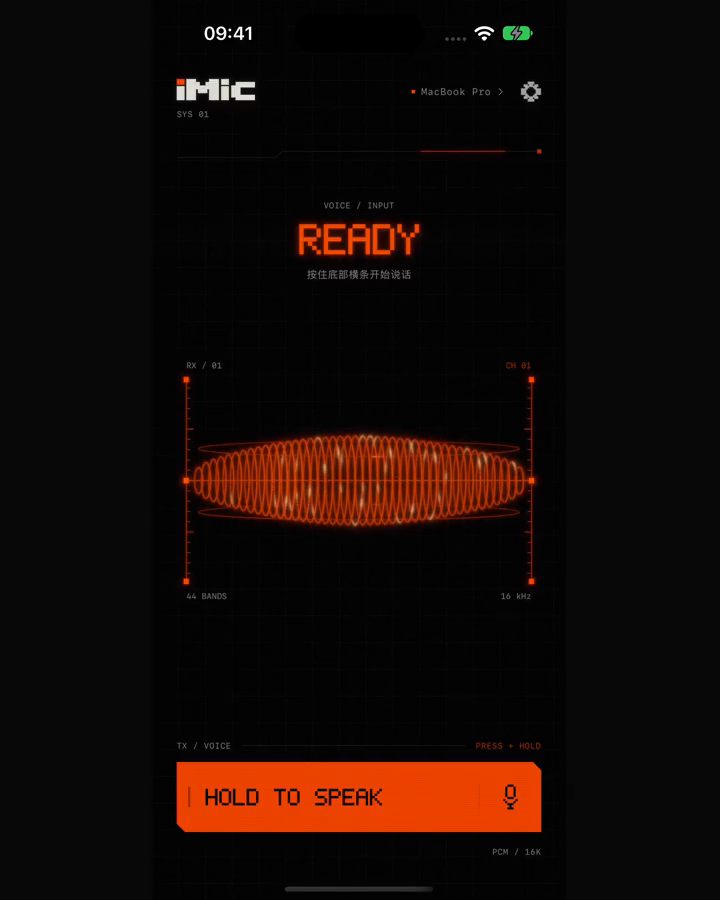
#> input picture site/assets/img/flight.png, 720 x 900 px
$ python -i site-demo-compose.py   (imports and definitions only)
#> lines starting #> are read from the running program, lines starting #| are printed output that depends on the picture
#!/usr/bin/env python3
"""Compose landing-page demo videos from the iPhone and Mac demo recordings.

    site-demo-compose.py <raw-dir> <work-dir> <site-dir> [scene ...]

For each scene this aligns the two recordings by their wall-clock stamps, places the
real iPhone screen and the Mac demo window on one canvas, adds camera moves and impact
punches keyed to the recorded events, cuts dead time with dissolves, closes the loop with
a crossfade, and encodes a 60fps H.264 file (plus a poster). The SOUND scene also gets
the app's own synthesized cues as an audio track and a block visualisation drawn from
those same samples. Nothing here invents product UI: only camera, dissolves, touch
indicators (drawn by the app) and small pixel labels are added.
"""
import json
import math
import os
import re
import subprocess
import sys
import wave

import numpy as np
from PIL import Image, ImageDraw

# [1 line that did not run here, left out]
ONLY = set(sys.argv[4:])
ROOT = os.path.dirname(os.path.dirname(os.path.abspath(__file__)))
FPS = 60
XFADE = 0.30          # dissolve between cut segments
LOOP = 0.40           # end-to-start crossfade that closes the loop
INK = (11, 11, 12)
IVORY = (242, 237, 224)
ORANGE = (255, 92, 26)
# [1 line not run here, left out]


# [6 lines left out: function run, not called in this run]


def probe_duration(path):
    out = run(["ffprobe", "-v", "error", "-show_entries", "format=duration", "-of", "csv=p=0", path]).stdout
    return float(out.strip())


# ---------------------------------------------------------------- pixel labels

def pixel_glyphs():
    source = open(os.path.join(ROOT, "ios/iMic/PixelFont.swift"), encoding="utf-8").read()
    glyphs = {}
    for char, rows in re.findall(r'"(.)":\s*\[((?:"[01]+",?\s*)+)\]', source):
        glyphs[char] = re.findall(r'"([01]+)"', rows)
    return glyphs


# [1 line that did not run here, left out]


# [66 lines left out: functions pixel_label, rounded_mask, bezel, load_scene, not called in this run]


def times(events, kind, **match):
    return [e["t"] for e in events if e["event"] == kind and all(e.get(k) == v for k, v in match.items())]


# [5 lines left out: function first, not called in this run]


# ---------------------------------------------------------------- layouts

LAYOUTS = {
    # canvas is rendered at 2x the output, then the camera crops and scales it down
    "hero": dict(out=(1400, 1120), phone_h=1720, phone_x=60, mac_w=1880, gap=30),
    "hero-mobile": dict(out=(720, 900), phone_h=1040, phone_x=480, mac_w=1300, gap=0),
    "feature": dict(out=(1280, 960), phone_h=1440, phone_x=140, mac_w=1620, gap=70),
}
# The Mac window's upper part is empty chat history: show the latest bubbles and the
# composer, which is where everything happens, so the text stays legible.
MAC_SOURCE = (1656, 1216)
MAC_CROP_TOP = 0.26


# [120 lines left out: functions geometry, smooth_expr, punch_expr, plan, camera_keys, not called in this run]


# ---------------------------------------------------------------- sound

def sound_dir():
    """The app's own rendered cues, copied from the simulator by scripts/site-demo.sh."""
    return os.path.join(RAW, "..", "sounds")


# [6 lines left out: function read_wav, not called in this run]


CUE_LABEL = {"release": "SEND", "result": "TEXT", "polishReady": "POLISH", "delete": "DEL", "clear": "CLEAR",
             "bowArmed": "ARMED", "snapReturn": "RETURN"}


# [150 lines left out: functions sound_overlay, map_time, render_segment, join_and_loop, encode, not called in this run]


def build(scene, name=None, kind=None):
    name = name or scene
    kind = kind or ("hero" if scene == "hero" else "feature")
    g = geometry(kind)
    events, mac_delay = load_scene(scene)
    p = plan(scene, events)
    keys = camera_keys(p["cam"], g)
    parts = []
    for i, seg in enumerate(p["segs"]):
        part = os.path.join(WORK, f"{name}-seg{i}.mov")
        render_segment(scene, kind, g, events, mac_delay, seg, keys, p["beats"], p["labels"], part)
        parts.append(part)
    master = os.path.join(WORK, f"{name}-master.mov")
    durations, length = join_and_loop(parts, master)
    # Output start of each segment in body time (before the loop trim).
    segments_out, cursor = [], 0.0
    for (start, end), d in zip(p["segs"], durations):
        segments_out.append((start, end, cursor))
        cursor += d - XFADE

    audio = None
    if scene == "sound":
        frames = os.path.join(WORK, "sound-viz")
        os.makedirs(frames, exist_ok=True)
        viz_w, viz_h = 860, 180
        cues = sound_overlay(events, segments_out, length, (viz_w, viz_h), os.path.join(frames, "%05d.png"))
        with_viz = os.path.join(WORK, "sound-viz.mov")
        # Centred under the Mac window, in the empty band below it.
        vx = int((g["mx"] + g["mw"] / 2) / 2 - 380)
        vy = int((g["my"] + g["mh"]) / 2 + 36)
        run(["ffmpeg", "-v", "error", "-y", "-i", master, "-framerate", str(FPS), "-i", os.path.join(frames, "%05d.png"),
             "-filter_complex", f"[0:v][1:v]overlay={vx}:{vy}:shortest=1[v]",
             "-map", "[v]", "-r", str(FPS), "-c:v", "libx264", "-preset", "medium", "-crf", "12", "-pix_fmt", "yuv420p", with_viz])
        master = with_viz
        audio = os.path.join(WORK, "sound-mix.wav")
        inputs, parts_a = [], []
        for i, (start, key, rate, data) in enumerate(cues):
            inputs += ["-i", os.path.join(sound_dir(), f"{key}.wav")]
            parts_a.append(f"[{i}:a]adelay={int(start * 1000)}:all=1[a{i}]")
        mix = "".join(f"[a{i}]" for i in range(len(cues)))
        run(["ffmpeg", "-v", "error", "-y", *inputs, "-filter_complex",
             ";".join(parts_a) + f";{mix}amix=inputs={len(cues)}:normalize=0,apad,atrim=0:{length:.3f},"
             f"loudnorm=I=-16:TP=-1.5:LRA=11[a]", "-map", "[a]", "-ar", "44100", audio])

    # Keep both hero variants under the former first-screen transfer cost.
    budget = 1_000_000 if scene == "hero" else 2_500_000
    final = os.path.join(SITE, "assets/video", f"{name}.mp4")
    crf, size = encode(master, audio, final, budget)
    poster_t = map_time(p["poster"], segments_out) or length / 2
    png = os.path.join(SITE, "assets/img", f"{name}.png")
    run(["ffmpeg", "-v", "error", "-y", "-ss", f"{max(0, poster_t):.3f}", "-i", final, "-frames:v", "1", png])
    Image.open(png).convert("RGB").save(os.path.join(SITE, "assets/img", f"{name}.webp"), quality=80, method=6)
    print(f"{name}: {length:.2f}s · crf {crf} · {size:,} bytes · poster {poster_t:.2f}s")
    json.dump({"segments": segments_out, "length": length, "beats": [map_time(b, segments_out) for b in p["beats"]],
               "labels": p["labels"]}, open(os.path.join(WORK, f"{name}-plan.json"), "w"), indent=1)


# [5 lines not run here, left out]

>>> import cv2
>>> picture = cv2.imread('../site/assets/img/flight.png', cv2.IMREAD_GRAYSCALE)
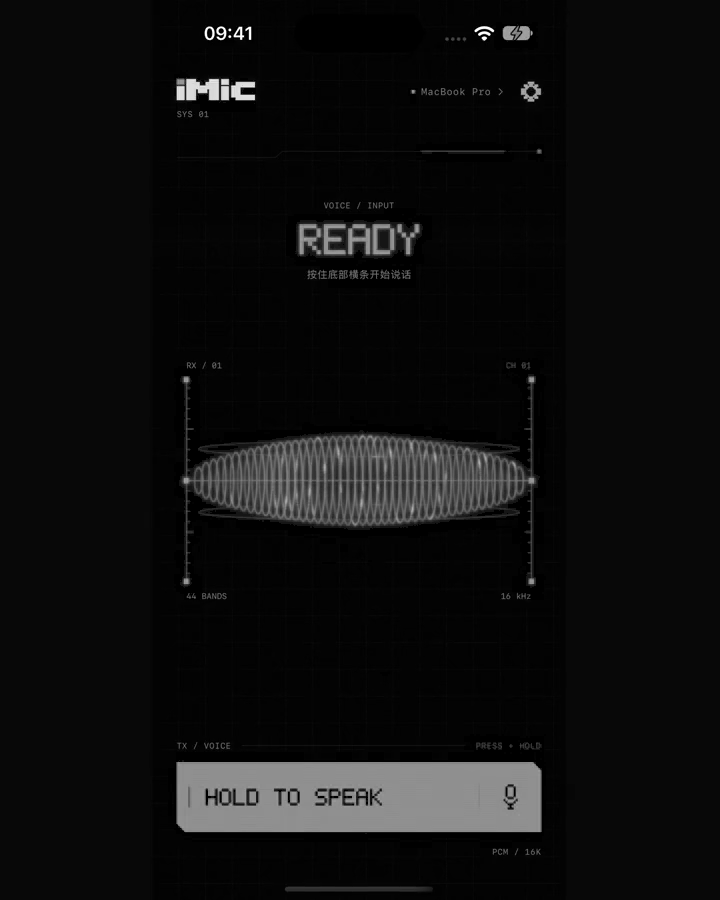
#> picture: shape (900, 720); min 0, max 255, mean 14.9
#> (the run stopped early here; a loop or call above may not have finished)

$ run again, on site/assets/img/listening.png
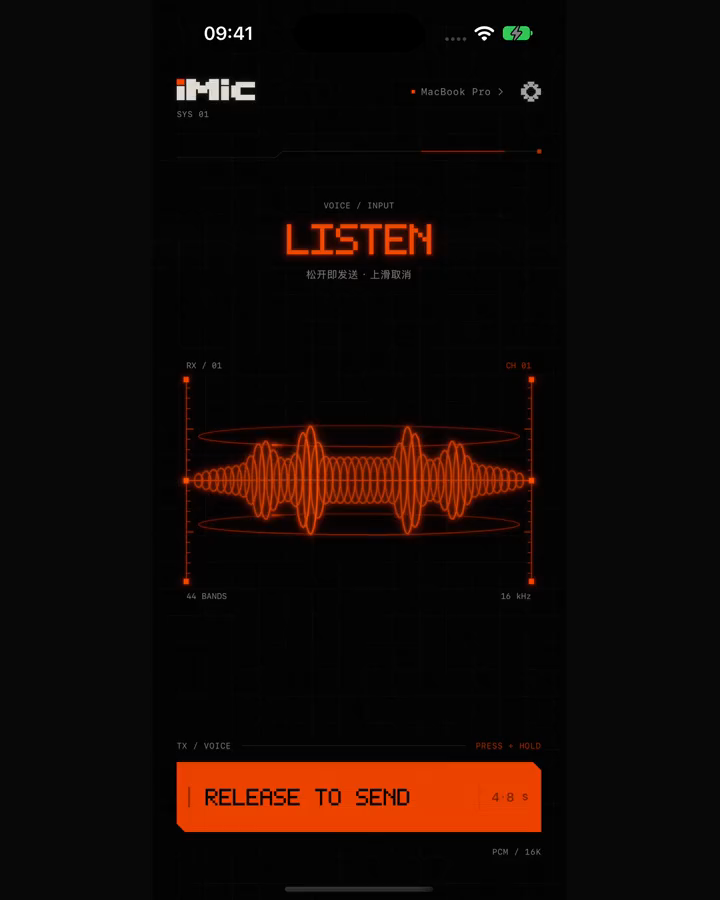
#> input picture site/assets/img/listening.png, 720 x 900 px
#> `picture = cv2.imread('../site/assets/img/flight.png', cv2.IMREAD_GRAYS..`:
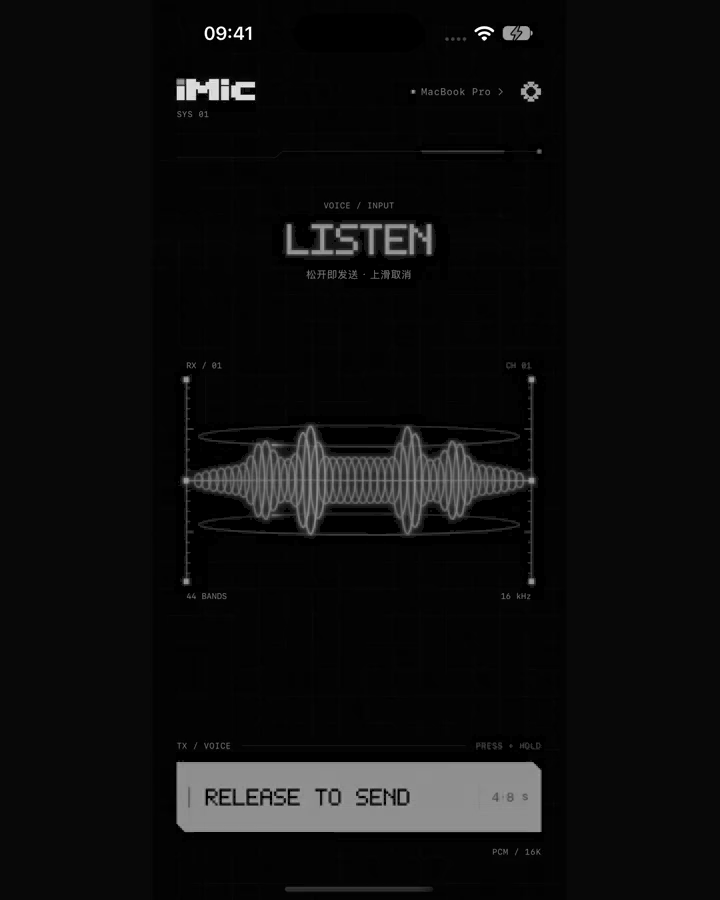
#> picture: shape (900, 720); min 0, max 255, mean 14.3

$ run again, on site/assets/img/live.png
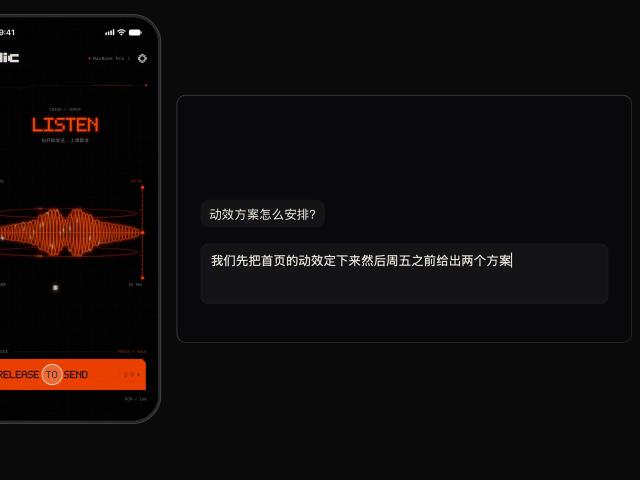
#> input picture site/assets/img/live.png, 1280 x 960 px (shown at 1/2 size)
#> `picture = cv2.imread('../site/assets/img/flight.png', cv2.IMREAD_GRAYS..`:
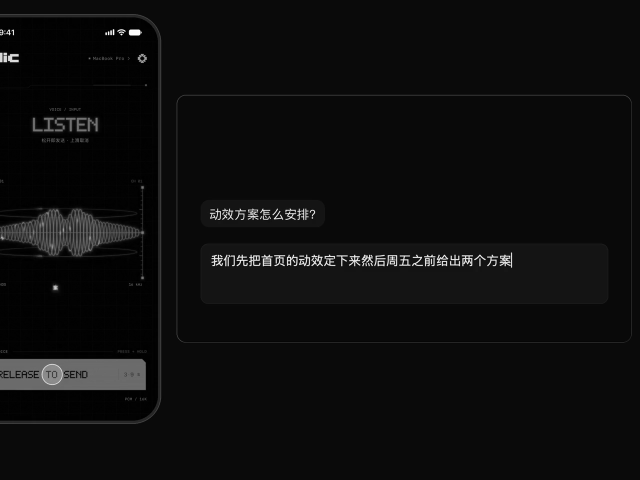
#> picture: shape (960, 1280) (shown at 1/2 size); min 0, max 255, mean 13.4
